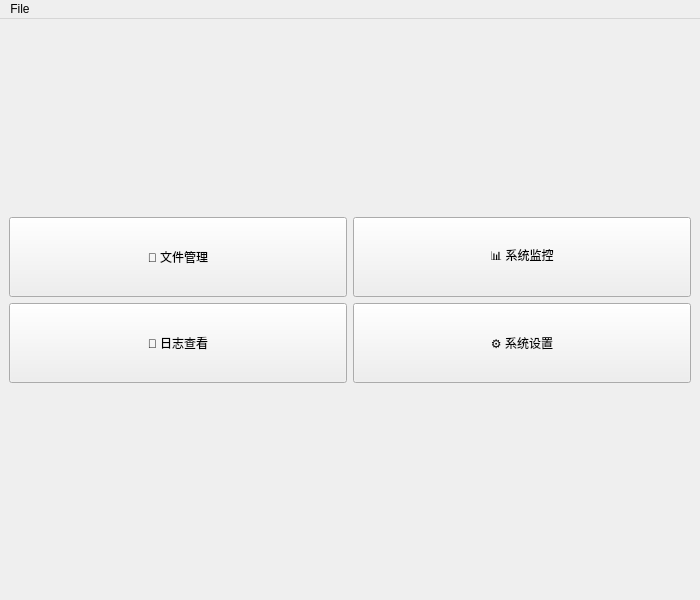
<?xml version="1.0" encoding="UTF-8"?>
<ui version="4.0">
 <class>MainWindow</class>
 <widget class="QMainWindow" name="MainWindow">
  <property name="geometry">
   <rect>
    <x>0</x>
    <y>0</y>
    <width>700</width>
    <height>600</height>
   </rect>
  </property>
  <property name="windowTitle">
   <string>IMX6ULL Device Manager</string>
  </property>
  <widget class="QWidget" name="centralwidget">
   <layout class="QVBoxLayout" name="verticalLayout">
    <item>
     <spacer name="topSpacer">
      <property name="orientation">
       <enum>Qt::Vertical</enum>
      </property>
      <property name="sizeHint" stdset="0">
       <size>
        <width>20</width>
        <height>60</height>
       </size>
      </property>
     </spacer>
    </item>
    <item>
     <layout class="QGridLayout" name="gridLayout">
      <item row="0" column="0">
       <widget class="QPushButton" name="btnFileManager">
        <property name="text">
         <string>📁 文件管理</string>
        </property>
        <property name="minimumSize">
         <size>
          <width>240</width>
          <height>80</height>
         </size>
        </property>
       </widget>
      </item>
      <item row="0" column="1">
       <widget class="QPushButton" name="btnSystemMonitor">
        <property name="text">
         <string>📊 系统监控</string>
        </property>
        <property name="minimumSize">
         <size>
          <width>240</width>
          <height>80</height>
         </size>
        </property>
       </widget>
      </item>
      <item row="1" column="0">
       <widget class="QPushButton" name="btnLogViewer">
        <property name="text">
         <string>📝 日志查看</string>
        </property>
        <property name="minimumSize">
         <size>
          <width>240</width>
          <height>80</height>
         </size>
        </property>
       </widget>
      </item>
      <item row="1" column="1">
       <widget class="QPushButton" name="btnSettings">
        <property name="text">
         <string>⚙️ 系统设置</string>
        </property>
        <property name="minimumSize">
         <size>
          <width>240</width>
          <height>80</height>
         </size>
        </property>
       </widget>
      </item>
     </layout>
    </item>
    <item>
     <spacer name="bottomSpacer">
      <property name="orientation">
       <enum>Qt::Vertical</enum>
      </property>
      <property name="sizeHint" stdset="0">
       <size>
        <width>20</width>
        <height>60</height>
       </size>
      </property>
     </spacer>
    </item>
   </layout>
  </widget>
  <widget class="QMenuBar" name="menubar">
   <property name="geometry">
    <rect>
     <x>0</x>
     <y>0</y>
     <width>700</width>
     <height>22</height>
    </rect>
   </property>
   <widget class="QMenu" name="menuFile">
    <property name="title">
     <string>File</string>
    </property>
    <addaction name="actionConnect"/>
    <addaction name="actionDisconnect"/>
    <addaction name="separator"/>
    <addaction name="actionExit"/>
   </widget>
   <addaction name="menuFile"/>
  </widget>
  <widget class="QStatusBar" name="statusbar">
   <property name="minimumHeight">
    <number>50</number>
   </property>
   <property name="sizeGripEnabled">
    <bool>false</bool>
   </property>
  </widget>
  <action name="actionConnect">
   <property name="text">
    <string>Connect...</string>
   </property>
  </action>
  <action name="actionDisconnect">
   <property name="text">
    <string>Disconnect</string>
   </property>
  </action>
  <action name="actionExit">
   <property name="text">
    <string>Exit</string>
   </property>
  </action>
 </widget>
 <resources/>
 <connections/>
</ui>
